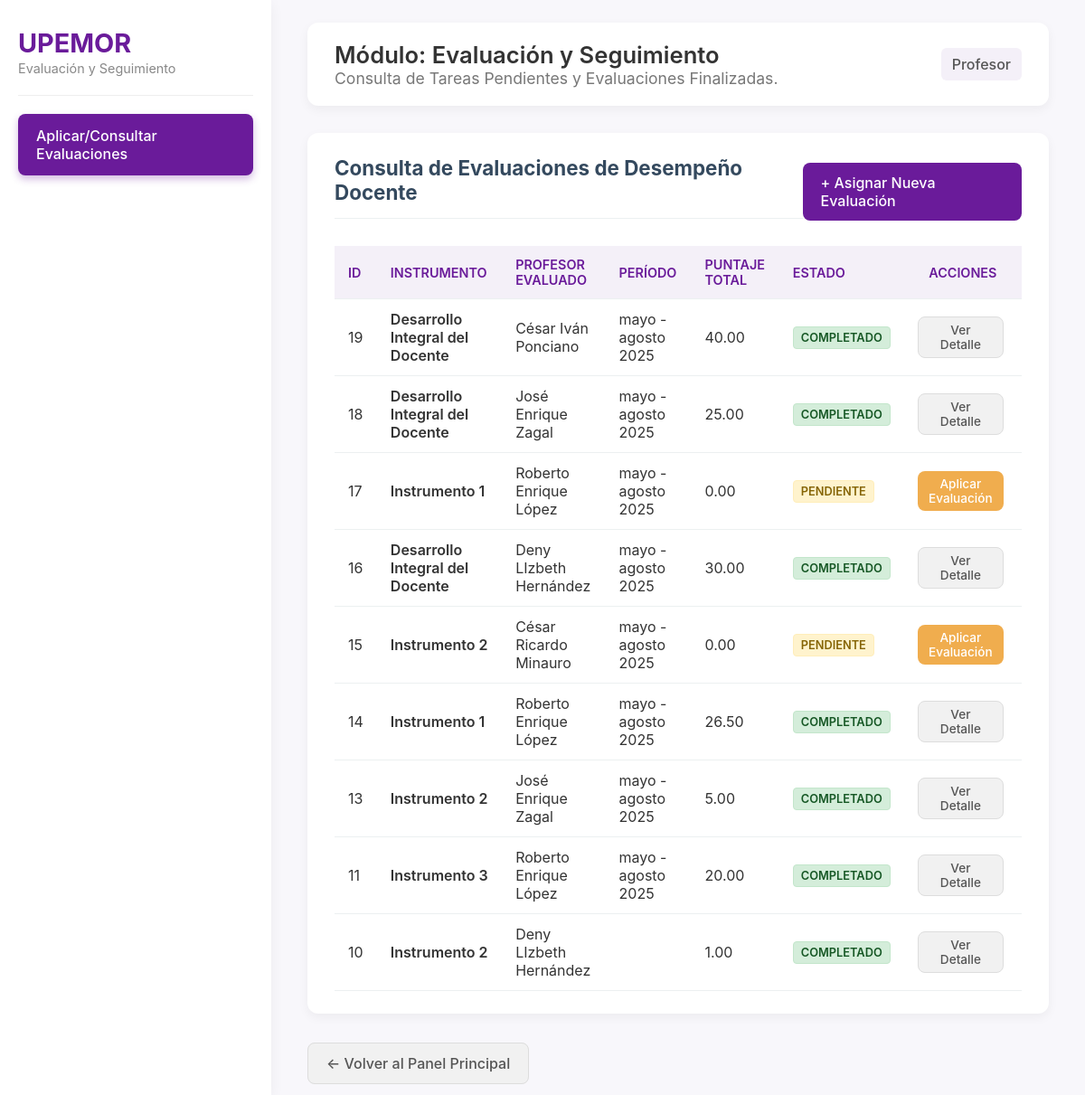
Screenshot of /index.php?controlador=aplicacion&accion=consultarAplicaciones (signed in) with the database file from the repository.
### tables this page shows
CREATE TABLE `aplicacioninstrumento` (
  `id_aplicacion` int(11) NOT NULL AUTO_INCREMENT,
  `puntaje` decimal(5,2) NOT NULL,
  `observaciones` text DEFAULT NULL,
  `id_instrumento` int(11) DEFAULT NULL,
  `id_profesor` int(11) DEFAULT NULL,
  `id_periodo` int(11) DEFAULT NULL,
  `id_evaluador` int(11) DEFAULT NULL COMMENT 'ID del usuario (profesor.id_profesor) que realiza la evaluación',
  `estado` varchar(45) NOT NULL DEFAULT 'pendiente',
  `asignatura` varchar(255) DEFAULT NULL,
  `cuatrimestre` varchar(45) DEFAULT NULL,
  `fecha_evaluacion` date DEFAULT NULL,
  PRIMARY KEY (`id_aplicacion`),
  KEY `id_instrumento` (`id_instrumento`),
  KEY `id_profesor` (`id_profesor`),
  KEY `id_periodo` (`id_periodo`),
  KEY `id_evaluador` (`id_evaluador`),
  CONSTRAINT `aplicacioninstrumento_ibfk_1` FOREIGN KEY (`id_instrumento`) REFERENCES `instrumento` (`id_instrumento`) ON DELETE SET NULL ON UPDATE CASCADE,
  CONSTRAINT `aplicacioninstrumento_ibfk_2` FOREIGN KEY (`id_profesor`) REFERENCES `profesor` (`id_profesor`) ON DELETE SET NULL ON UPDATE CASCADE,
  CONSTRAINT `aplicacioninstrumento_ibfk_3` FOREIGN KEY (`id_periodo`) REFERENCES `periodo` (`id_periodo`) ON DELETE SET NULL ON UPDATE CASCADE,
  CONSTRAINT `aplicacioninstrumento_ibfk_4` FOREIGN KEY (`id_evaluador`) REFERENCES `profesor` (`id_profesor`) ON DELETE SET NULL ON UPDATE CASCADE
);

CREATE TABLE `instrumento` (
  `id_instrumento` int(11) NOT NULL AUTO_INCREMENT,
  `nombre` varchar(45) NOT NULL,
  `descripcion` text NOT NULL,
  PRIMARY KEY (`id_instrumento`)
);

CREATE TABLE `profesor` (
  `id_profesor` int(11) NOT NULL AUTO_INCREMENT,
  `nombre` varchar(45) NOT NULL,
  `apellido_pa` varchar(45) NOT NULL,
  `apellido_ma` varchar(45) NOT NULL,
  `sexo` varchar(45) NOT NULL,
  `matricula` varchar(45) NOT NULL,
  `pass` varchar(255) NOT NULL,
  `rol` varchar(45) NOT NULL,
  `grado_academico` varchar(45) NOT NULL,
  PRIMARY KEY (`id_profesor`)
);

CREATE TABLE `periodo` (
  `id_periodo` int(11) NOT NULL AUTO_INCREMENT,
  `nombre` varchar(45) NOT NULL,
  `fecha_inicio` date NOT NULL,
  `fecha_fin` date NOT NULL,
  PRIMARY KEY (`id_periodo`)
);

### app/controllers/AplicacionController.php (called while the page is built, shortened)
<?php
include_once "app/models/AplicacionModel.php";
class AplicacionController {
    private $aplicacionModel;
    public function __construct($connection) {
        $this->aplicacionModel = new AplicacionModel($connection);
    }
    public function consultarAplicaciones() {
        $evaluaciones = $this->aplicacionModel->consultarAplicaciones();
        include_once "app/views/aplicacion/consultarAplicaciones.php";
    }
}

### app/models/AplicacionModel.php (called while the page is built, shortened)
<?php
    class AplicacionModel {
        public $connection;
        public function __construct($connection) {
            $this->connection = $connection;
        }
        public function consultarAplicaciones() {
            $sql = "
                SELECT
                    ai.id_aplicacion,
                    ai.puntaje,
                    ai.estado,
                    p.nombre AS profesor_nombre,
                    p.apellido_pa AS profesor_apellido,
                    i.nombre AS instrumento_nombre,
                    pe.nombre AS periodo_nombre
                FROM
                    aplicacioninstrumento ai
                JOIN
                    profesor p ON ai.id_profesor = p.id_profesor
                JOIN
                    instrumento i ON ai.id_instrumento = i.id_instrumento
                LEFT JOIN
                    periodo pe ON ai.id_periodo = pe.id_periodo
                ORDER BY
                    ai.id_aplicacion DESC";
            $result = $this->connection->query($sql);
            if ($result) {
                return $result->fetch_all(MYSQLI_ASSOC);
            }
            return [];
        }
    }

### app/views/aplicacion/consultarAplicaciones.php (the view, shortened to what this page needs)
<?php
$rol_actual = $_SESSION['rol_usuario'] ?? 'Usuario';
?>
<!DOCTYPE html>
<html lang="es">
<head>
    <link rel="stylesheet" href="public/css/panel_style.css?v=<?php echo time(); ?>">
    <link rel="stylesheet" href="public/css/crud_style.css?v=<?php echo time(); ?>">
</head>
<body>
    <div class="main-container">
        <nav class="sidebar">
            <div class="sidebar-header">
                <span class="logo">UPEMOR</span>
                <span class="logo-sub">Evaluación y Seguimiento</span>
            </div>
            <ul class="sidebar-menu">
                <li><a href="index.php?controlador=aplicacion&accion=consultarAplicaciones" class="sidebar-link active">Aplicar/Consultar Evaluaciones</a></li>
            </ul>
        </nav>
        <div class="main-content">
            <header class="module-header">
                <div class="header-title">
                    <h1>Módulo: Evaluación y Seguimiento</h1>
                    <p>Consulta de Tareas Pendientes y Evaluaciones Finalizadas.</p>
                </div>
                <div class="user-info">
                    <span><?php echo htmlspecialchars($rol_actual); ?></span>
                </div>
            </header>
            <div class="form-card">
                <div class="button-group-header">
                    <h2>Consulta de Evaluaciones de Desempeño Docente</h2>
                    <a href="index.php?controlador=aplicacion&accion=asignar" class="button-primary">
                        + Asignar Nueva Evaluación
                    </a>
                </div>
                <?php if (empty($evaluaciones)): ?>
                    <p class="form-subtitle text-center">No se han encontrado evaluaciones de instrumentos realizadas o pendientes.</p>
                <?php else: ?>
                    <table class="data-table">
                        <thead>
                            <tr>
                                <th>ID</th>
                                <th>Instrumento</th>
                                <th>Profesor Evaluado</th>
                                <th>Período</th>
                                <th>Puntaje Total</th>
                                <th>Estado</th>
                                <th class="text-center">Acciones</th>
                            </tr>
                        </thead>
                        <tbody>
                            <?php foreach ($evaluaciones as $evaluacion): ?>
                                <tr>
                                    <td><?php echo htmlspecialchars($evaluacion['id_aplicacion']); ?></td>
                                    <td class="text-strong"><?php echo htmlspecialchars($evaluacion['instrumento_nombre']); ?></td>
                                    <td><?php echo htmlspecialchars($evaluacion['profesor_nombre'] . ' ' . $evaluacion['profesor_apellido']); ?></td>
                                    <td><?php echo htmlspecialchars($evaluacion['periodo_nombre']); ?></td>
                                    <td><?php echo htmlspecialchars($evaluacion['puntaje']); ?></td>
                                    <td>
                                        <span class="badge
                                            <?php echo $evaluacion['estado'] == 'pendiente' ? 'badge-warning' : 'badge-success'; ?>">
                                            <?php echo htmlspecialchars(ucfirst($evaluacion['estado'])); ?>
                                        </span>
                                    </td>
                                    <td class="text-center">
                                        <?php if ($evaluacion['estado'] == 'pendiente'): ?>
                                            <a href="index.php?controlador=aplicacion&accion=aplicar&id_app=<?php echo $evaluacion['id_aplicacion']; ?>"
                                               class="button-primary btn-table-action btn-pending">
                                                Aplicar Evaluación
                                            </a>
                                        <?php else: ?>
                                            <a href="index.php?controlador=aplicacion&accion=verDetalle&id_app=<?php echo $evaluacion['id_aplicacion']; ?>"
                                               class="button-secondary btn-table-action">
                                                Ver Detalle
                                            </a>
                                        <?php endif; ?>
                                    </td>
                                </tr>
                            <?php endforeach; ?>
                        </tbody>
                    </table>
                <?php endif; ?>
            </div>
            <br>
            <a href="index.php?controlador=acceso&accion=panelPrincipal" class="button-secondary">
                &larr; Volver al Panel Principal
            </a>
        </div>
    </div>
</body>
</html>

### public/css/panel_style.css (style rules this page uses)
html { scroll-behavior: smooth; }
body { margin: 0; font-family: -apple-system, BlinkMacSystemFont, "Segoe UI", Roboto, Helvetica, Arial, sans-serif; background-color: #f8f7fb; color: #333; }
.main-container { display: flex; min-height: 100vh; }
.sidebar { width: 260px; background-color: #ffffff; padding: 20px; box-shadow: 0 4px 15px rgba(0, 0, 0, 0.05); display: flex; flex-direction: column; }
.sidebar-header { padding: 10px 0 20px 0; margin-bottom: 20px; border-bottom: 1px solid #eee; }
.sidebar-header .logo { font-size: 1.8em; font-weight: 700; color: #6a1b9a; display: block; }
.sidebar-header .logo-sub { font-size: 0.9em; color: #888; }
.sidebar-menu { list-style: none; padding: 0; margin: 0; }
.sidebar-link { display: block; padding: 14px 20px; text-decoration: none; color: #555; border-radius: 8px; margin-bottom: 8px; font-weight: 500; transition: all 0.3s ease; }
.sidebar-link.active { background-color: #6a1b9a; color: #ffffff; box-shadow: 0 4px 8px rgba(106, 27, 154, 0.3); }
.main-content { flex: 1; padding: 25px 40px; overflow-y: auto; }
.module-header { display: flex; justify-content: space-between; align-items: center; background-color: #ffffff; padding: 20px 30px; border-radius: 12px; box-shadow: 0 4px 12px rgba(0, 0, 0, 0.05); margin-bottom: 30px; }
.module-header h1 { margin: 0; font-size: 1.6em; color: #333; font-weight: 600; }
.module-header p { margin: 0; font-size: 1.1em; color: #777; }
.user-info { display: flex; align-items: center; gap: 15px; }
.user-info span { font-weight: 500; color: #555; background-color: #f4f0f8; padding: 8px 12px; border-radius: 6px; }

### public/css/crud_style.css (style rules this page uses)
.form-card { background: #fff; border-radius: 12px; padding: 25px 30px; box-shadow: 0 4px 12px rgba(0, 0, 0, 0.05); margin-bottom: 25px; }
.form-card h2 { font-size: 1.4em; color: #34495e; border-bottom: 1px solid #ecf0f1; padding-bottom: 15px; margin-top: 0; margin-bottom: 10px; }
.button-primary, input[type="submit"] { background-color: #6a1b9a; color: white; padding: 12px 20px; border: none; border-radius: 8px; cursor: pointer; font-size: 1em; font-weight: 500; transition: background-color 0.3s; text-decoration: none; }
.button-secondary { background-color: #f1f1f1; color: #555; padding: 12px 20px; border: 1px solid #ddd; border-radius: 8px; cursor: pointer; font-size: 1em; font-weight: 500; transition: background-color 0.3s; text-decoration: none; }
.data-table { width: 100%; border-collapse: collapse; margin-top: 20px; }
.data-table th, .data-table td { padding: 12px 15px; text-align: left; border-bottom: 1px solid #ecf0f1; }
.data-table th { background-color: #f4f0f8; color: #6a1b9a; font-size: 0.9em; font-weight: 600; text-transform: uppercase; }
.button-group-header { display: flex; justify-content: space-between; align-items: center; margin-bottom: 20px; }
.text-center { text-align: center !important; }
.btn-table-action { padding: 6px 12px; font-size: 0.85em; margin-right: 5px; text-decoration: none; display: inline-block; }
.badge { display: inline-block; padding: 4px 8px; border-radius: 4px; font-size: 0.8em; font-weight: 600; text-transform: uppercase; }
.badge-warning { background-color: #fff3cd; color: #856404; border: 1px solid #ffeeba; }
.badge-success { background-color: #d4edda; color: #155724; border: 1px solid #c3e6cb; }
.btn-pending { background-color: #f0ad4e !important; color: white !important; }
.text-strong { font-weight: 600; }

### rows the page displays
aplicacioninstrumento: id_aplicacion "19", id_instrumento.nombre "Desarrollo Integral del Docente", id_profesor.apellido_pa "César Iván Ponciano", id_periodo.nombre "mayo - agosto 2025", puntaje "40.00", estado "COMPLETADO"
aplicacioninstrumento: id_aplicacion "18", id_instrumento.nombre "Desarrollo Integral del Docente", id_profesor.apellido_pa "José Enrique Zagal", id_periodo.nombre "mayo - agosto 2025", puntaje "25.00", estado "COMPLETADO"
aplicacioninstrumento: id_aplicacion "17", id_instrumento.nombre "Instrumento 1", id_profesor.apellido_pa "Roberto Enrique López", id_periodo.nombre "mayo - agosto 2025", puntaje "0.00", estado "PENDIENTE"
aplicacioninstrumento: id_aplicacion "16", id_instrumento.nombre "Desarrollo Integral del Docente", id_profesor.apellido_pa "Deny LIzbeth Hernández", id_periodo.nombre "mayo - agosto 2025", puntaje "30.00", estado "COMPLETADO"
aplicacioninstrumento: id_aplicacion "15", id_instrumento.nombre "Instrumento 2", id_profesor.apellido_pa "César Ricardo Minauro", id_periodo.nombre "mayo - agosto 2025", puntaje "0.00", estado "PENDIENTE"
aplicacioninstrumento: id_aplicacion "14", id_instrumento.nombre "Instrumento 1", id_profesor.apellido_pa "Roberto Enrique López", id_periodo.nombre "mayo - agosto 2025", puntaje "26.50", estado "COMPLETADO"
aplicacioninstrumento: id_aplicacion "13", id_instrumento.nombre "Instrumento 2", id_profesor.apellido_pa "José Enrique Zagal", id_periodo.nombre "mayo - agosto 2025", puntaje "5.00", estado "COMPLETADO"
aplicacioninstrumento: id_aplicacion "11", id_instrumento.nombre "Instrumento 3", id_profesor.apellido_pa "Roberto Enrique López", id_periodo.nombre "mayo - agosto 2025", puntaje "20.00", estado "COMPLETADO"
aplicacioninstrumento: id_aplicacion "10", id_instrumento.nombre "Instrumento 2", id_profesor.apellido_pa "Deny LIzbeth Hernández", puntaje "1.00", estado "COMPLETADO"

### other values shown
$rol_actual "Profesor"
